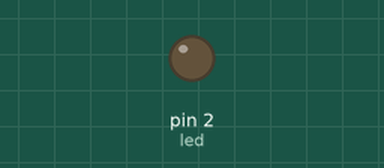
Bench run of a program on a simulated MicroPython board. Shown: output pins drawn as LEDs (lit = HIGH). Dashed ring = blinking.

Above: at 0.5 s.
At 2.2 s:
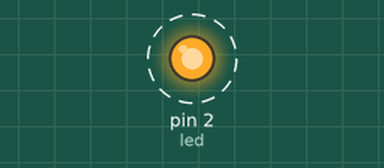
Timing chart, 0 to 3.0 s (numbered marks = the images above):
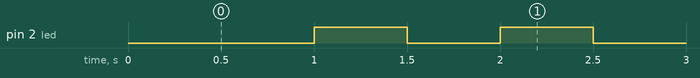

Measured:
- by itself, pin 2 (led): alternates HIGH for 0.50 s and LOW for 0.50 s

The program:

main.py
```python
from machine import Timer, Pin

led = Pin(2, Pin.OUT)

count = 0
def print_count(t):
    global count
    #print('count:', count)

    led.value(count % 2)
    count += 1

def timer():
    tim = Timer(-1)
    tim.init(period = 500, callback = print_count)

if __name__ == '__main__':
    timer()
```
